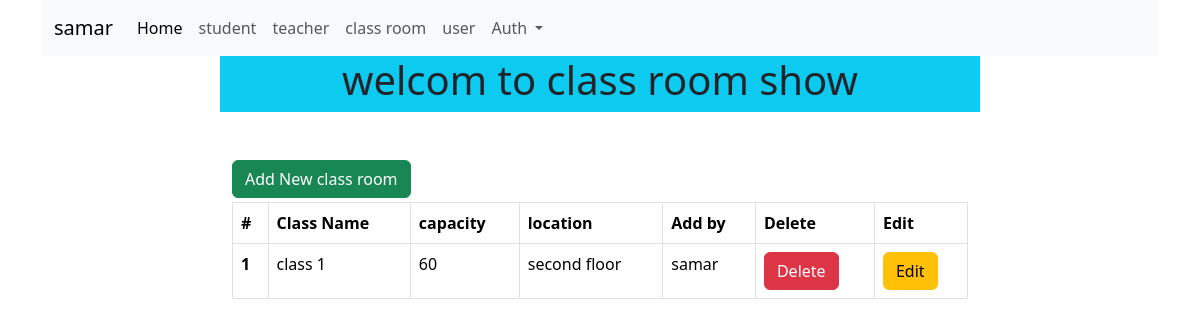
Page /class_room/index.php (signed in) on the committed database.
### tables this page shows
CREATE TABLE `class_room` (
  `id` int(11) NOT NULL,
  `class_name` varchar(250) NOT NULL,
  `capacity` int(11) NOT NULL,
  `user_id` int(11) NOT NULL,
  `location` varchar(250) NOT NULL
);

CREATE TABLE `users` (
  `id` int(11) NOT NULL,
  `user_name` varchar(250) NOT NULL,
  `email` varchar(250) NOT NULL,
  `password` varchar(250) NOT NULL
);

### Connect.php (called while the page is built, shortened)
<?php
class Connect
{
    private $conn;
    public function __construct()
    {
        $this->conn = mysqli_connect(self::host_name, self::user_name, self::password, self::db, self::port);
    }
    public function select(string $tableName)
    {
        $s = "SELECT * FROM $tableName";
        $rows = $this->conn->query($s);
        if ($rows->num_rows > 0) {
            $data = $rows->fetch_all(MYSQLI_ASSOC);
            return $data;
        }
        return [];
    }
    public function selectOne($tableNmae, $id): array
    {
        $s = "select * from $tableNmae where id = $id  limit 1";
        $row = $this->conn->query($s);
        if ($row->num_rows > 0) {
            $data = $row->fetch_assoc();
            return $data;
        }
        return [];
    }
}

### class_room/index.php (the view, shortened to what this page needs)
<?php
include_once "../Connect.php";
$conect = new Connect();
$classtData = $conect->select("class_room");
include_once "../header.php";
?>
<div class="row justify-content-center">
    <div class="col-8 bg-info">
        <h1 style="text-align: center;">welcom to class room show</h1>
    </div>
</div>
<div class="row justify-content-center mt-5">
    <div class="col-8">
        <a class="btn btn-success" href="\school_managment_NTI\class_room\add.php">Add New class room</a>
        <table class="table table-bordered mt-1">
            <thead>
                <tr>
                    <th scope="col">#</th>
                    <th scope="col">Class Name</th>
                    <th scope="col">capacity</th>
                    <th scope="col">location</th>
                    <th scope="col">Add by</th>
                    <th scope="col">Delete</th>
                    <th scope="col">Edit</th>
                </tr>
            </thead>
            <tbody>
                <?php
                foreach ($classtData as $key => $value) { ?>
                    <tr>
                        <th scope="row"><?= $key + 1 ?></th>
                        <td><?= $value['class_name'] ?></td>
                        <td><?= $value['capacity'] ?></td>
                        <td><?= $value['location'] ?></td>
                        <td><?= @$conect->selectOne('users', $value['user_id'])['user_name'] ?></td>
                        <td>
                            <form method="POST" onsubmit="return confirm('are you sure to delete class room')">
                                <input type="submit" class="btn btn-danger" value="Delete">
                            </form>
                        </td>
                        <td>
                            <a class="btn btn-warning" href="\school_managment_NTI\class_room\edit.php?id=<?= $value['id'] ?>">Edit</a>
                        </td>
                    </tr>
                <?php
                } ?>
            </tbody>
        </table>
    </div>
</div>
<?php
include_once '../footer.php'
?>

### rows in the picture
class_room: class_name "class 1", capacity "60", location "second floor", user.user_name "samar"

### other values in the picture
$_SESSION['userName'] "samar"
